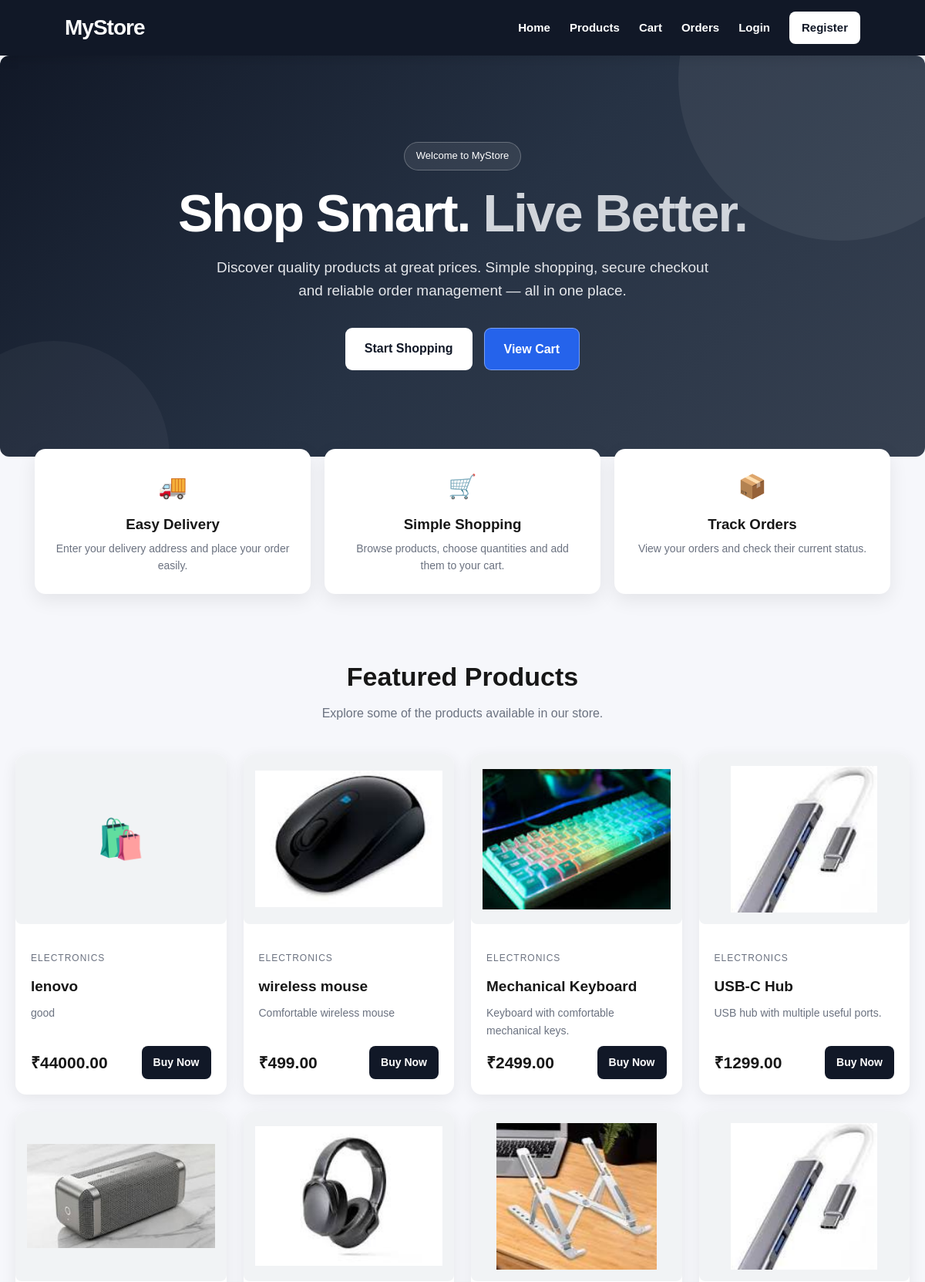
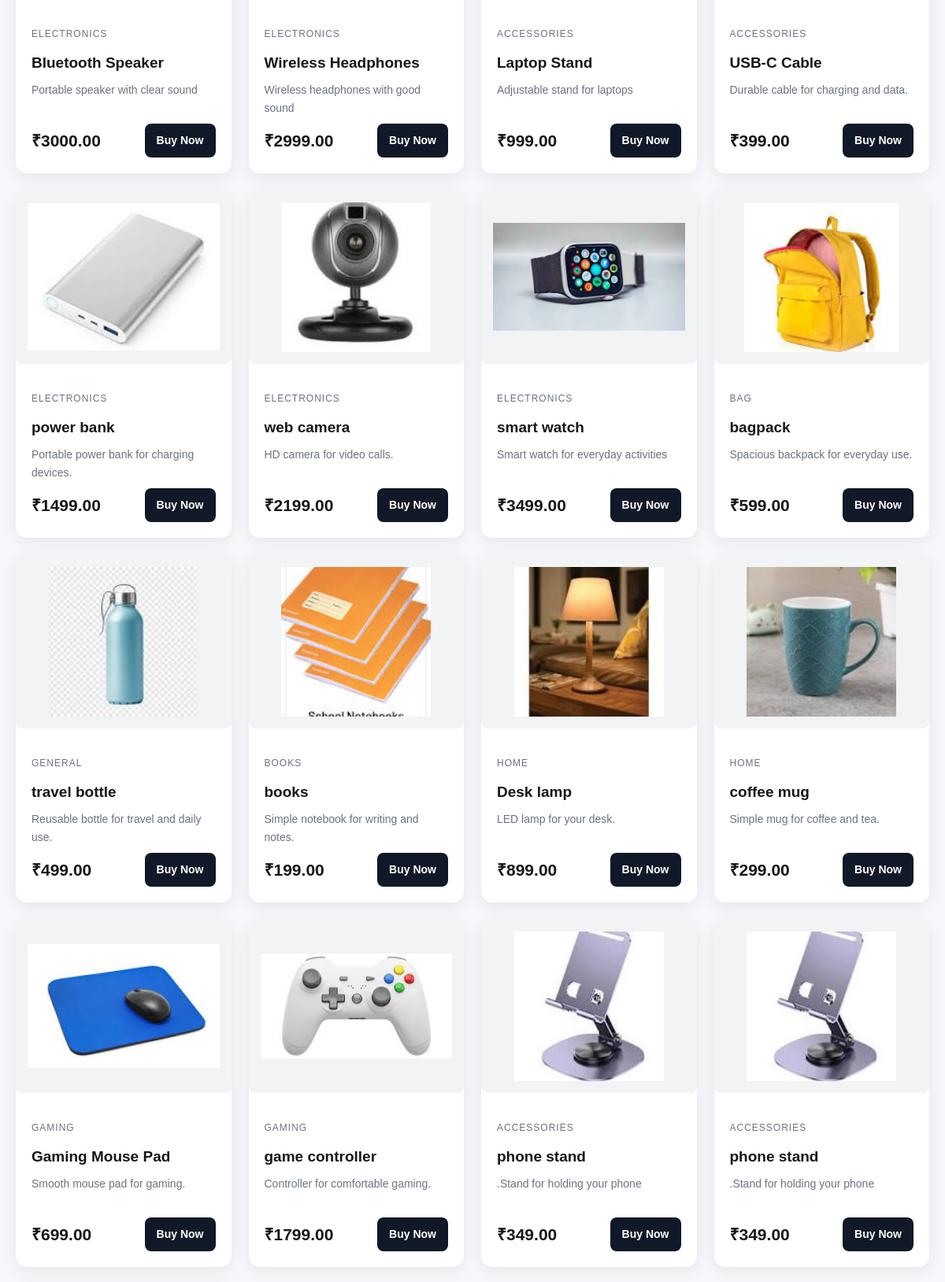
The page / (upper part) on the database its author committed (2 pictures, top to bottom).
### models/product.py (models this page shows)
class Product(Base):
    __tablename__ = "products"
    id: Mapped[int] = mapped_column(
        Integer,
        primary_key=True,
        index=True
    )
    name: Mapped[str] = mapped_column(
        String(100),
        nullable=False
    )
    category: Mapped[str] = mapped_column(
        String(100),
        default="General",
        nullable=False
    )
    description: Mapped[str] = mapped_column(
        String(500),
        nullable=False
    )
    price: Mapped[float] = mapped_column(
        Float,
        nullable=False
    )
    stock: Mapped[int] = mapped_column(
        Integer,
        default=0,
        nullable=False
    )
    image: Mapped[str] = mapped_column(
        String(500),
        default="",
        nullable=False
    )

### main.py (the view)
@app.get("/")
def home(request: Request):
    db: Session = SessionLocal()
    try:
        products = db.query(
            Product
        ).all()
        return templates.TemplateResponse(
            request=request,
            name="home.html",
            context={
                "products": products
            }
        )
    finally:
        db.close()

### templates/home.html (shortened to what this page needs)
<!DOCTYPE html>
<html lang="en">
<head>
    <link
        rel="stylesheet"
        href="/static/css/style.css"
    >
</head>
<body>
<header class="navbar">
    <a
        href="/"
        class="logo"
    >
        MyStore
    </a>
    <nav>
        <a href="/">
            Home
        </a>
        <a href="/products-page">
            Products
        </a>
        <a href="/cart-page">
            Cart
        </a>
        <a href="/orders-page">
            Orders
        </a>
        <a href="/login">
            Login
        </a>
        <a
            href="/register"
            class="nav-button"
        >
            Register
        </a>
    </nav>
</header>
<section class="hero">
    <div class="hero-content">
        <div class="hero-badge">
            Welcome to MyStore
        </div>
        <h1>
            Shop Smart.
            <span>Live Better.</span>
        </h1>
        <p>
            Discover quality products at great prices.
            Simple shopping, secure checkout and
            reliable order management — all in one place.
        </p>
        <div class="hero-buttons">
            <a
                href="/products-page"
                class="hero-button primary-button"
            >
                Start Shopping
            </a>
            <a
                href="/cart-page"
                class="hero-button secondary-button"
            >
                View Cart
            </a>
        </div>
    </div>
</section>
<section class="features">
    <div class="feature-grid">
        <div class="feature-card">
            <div class="feature-icon">
                🚚
            </div>
            <h3>
                Easy Delivery
            </h3>
            <p>
                Enter your delivery address
                and place your order easily.
            </p>
        </div>
        <div class="feature-card">
            <div class="feature-icon">
                🛒
            </div>
            <h3>
                Simple Shopping
            </h3>
            <p>
                Browse products, choose quantities
                and add them to your cart.
            </p>
        </div>
        <div class="feature-card">
            <div class="feature-icon">
                📦
            </div>
            <h3>
                Track Orders
            </h3>
            <p>
                View your orders and check
                their current status.
            </p>
        </div>
    </div>
</section>
<section class="products-section">
    <div class="section-heading">
        <h2>
            Featured Products
        </h2>
        <p>
            Explore some of the products available
            in our store.
        </p>
    </div>
    <div class="product-container">
        {% if products %}
            {% for product in products %}
                <div class="product-card">
                    <div class="product-image">
                        {% if product.image %}
                            <img
                                src="{{ product.image }}"
                                alt="{{ product.name }}"
                            >
                        {% else %}
                            <div class="placeholder-image">
                                🛍️
                            </div>
                        {% endif %}
                    </div>
                    <div class="product-info">
                        <div class="product-category">
                            {{ product.category or "General" }}
                        </div>
                        <h3>
                            {{ product.name }}
                        </h3>
                        <p class="product-description">
                            {{ product.description }}
                        </p>
                        <div class="product-bottom">
                            <div class="product-price">
                                ₹{{ "%.2f"|format(product.price) }}
                            </div>
                            {% if product.stock > 0 %}
                                <a
                                    href="/product-page/{{ product.id }}"
                                    class="buy-button"
                                >
                                    Buy Now
                                </a>
                            {% else %}
                                <span class="out-stock">
                                    Out of Stock
                                </span>
                            {% endif %}
                        </div>
                    </div>
                </div>
            {% endfor %}
        {% endif %}
    </div>
</section>
</body>
</html>

### static/css/style.css (style rules this page uses)
* { margin: 0; padding: 0; box-sizing: border-box; }
html { scroll-behavior: smooth; }
body { font-family: Arial, Helvetica, sans-serif; background: #f5f7fb; color: #222; line-height: 1.6; }
a { color: #2563eb; text-decoration: none; }
header { min-height: 70px; background: #111827; color: white; display: flex; align-items: center; justify-content: space-between; gap: 20px; padding: 15px 8%; flex-wrap: wrap; }
header nav { display: flex; align-items: center; gap: 25px; flex-wrap: wrap; }
header nav a { color: white; text-decoration: none; font-weight: 600; }
.hero { min-height: 420px; display: flex; align-items: center; justify-content: center; text-align: center; padding: 40px; background: #e5e7eb; border-radius: 12px; margin-bottom: 35px; }
.hero-content h1 { font-size: 48px; margin-bottom: 20px; }
.hero-content p { font-size: 20px; margin-bottom: 30px; }
.hero-button { display: inline-block; padding: 12px 24px; background: #2563eb; color: white; border-radius: 7px; font-weight: bold; text-decoration: none; }
.product-card { background: white; padding: 20px; border-radius: 12px; box-shadow: 0 4px 15px rgba(0, 0, 0, 0.08); transition: transform 0.2s, box-shadow 0.2s; }
.product-card h3 { font-size: 21px; margin: 12px 0; }
.product-card p { margin-bottom: 9px; }
.product-image { width: 100%; height: 220px; display: block; object-fit: contain; background: #f9fafb; border-radius: 8px; margin-bottom: 15px; }
.product-card img { width: 100%; height: 220px; object-fit: contain; border-radius: 8px; }

### rows shown on the page
Product: category "ELECTRONICS", name "lenovo", description "good", price "44000.00"
Product: image (picture), category "ELECTRONICS", name "wireless mouse", description "Comfortable wireless mouse", price "499.00"
Product: image (picture), category "ELECTRONICS", name "Mechanical Keyboard", description "Keyboard with comfortable mechanical keys.", price "2499.00"
Product: image (picture), category "ELECTRONICS", name "USB-C Hub", description "USB hub with multiple useful ports.", price "1299.00"
Product: image (picture), category "ELECTRONICS", name "Bluetooth Speaker", description "Portable speaker with clear sound", price "3000.00"
Product: image (picture), category "ELECTRONICS", name "Wireless Headphones", description "Wireless headphones with good sound", price "2999.00"
Product: image (picture), category "ACCESSORIES", name "Laptop Stand", description "Adjustable stand for laptops", price "999.00"
Product: image (picture), category "ACCESSORIES", name "USB-C Cable", description "Durable cable for charging and data.", price "399.00"
Product: image (picture), category "ELECTRONICS", name "power bank", description "Portable power bank for charging devices.", price "1499.00"
Product: image (picture), category "ELECTRONICS", name "web camera", description "HD camera for video calls.", price "2199.00"
Product: image (picture), category "ELECTRONICS", name "smart watch", description "Smart watch for everyday activities", price "3499.00"
Product: image (picture), category "BAG", name "bagpack", description "Spacious backpack for everyday use.", price "599.00"
Product: image (picture), category "GENERAL", name "travel bottle", description "Reusable bottle for travel and daily use.", price "499.00"
Product: image (picture), category "BOOKS", name "books", description "Simple notebook for writing and notes.", price "199.00"
Product: image (picture), category "HOME", name "Desk lamp", description "LED lamp for your desk.", price "899.00"
Product: image (picture), category "HOME", name "coffee mug", description "Simple mug for coffee and tea.", price "299.00"
Product: image (picture), category "GAMING", name "Gaming Mouse Pad", description "Smooth mouse pad for gaming.", price "699.00"
Product: image (picture), category "GAMING", name "game controller", description "Controller for comfortable gaming.", price "1799.00"
Product: image (picture), category "ACCESSORIES", name "phone stand", description ".Stand for holding your phone", price "349.00"
Product: image (picture), category "ACCESSORIES", name "phone stand", description ".Stand for holding your phone", price "349.00"
